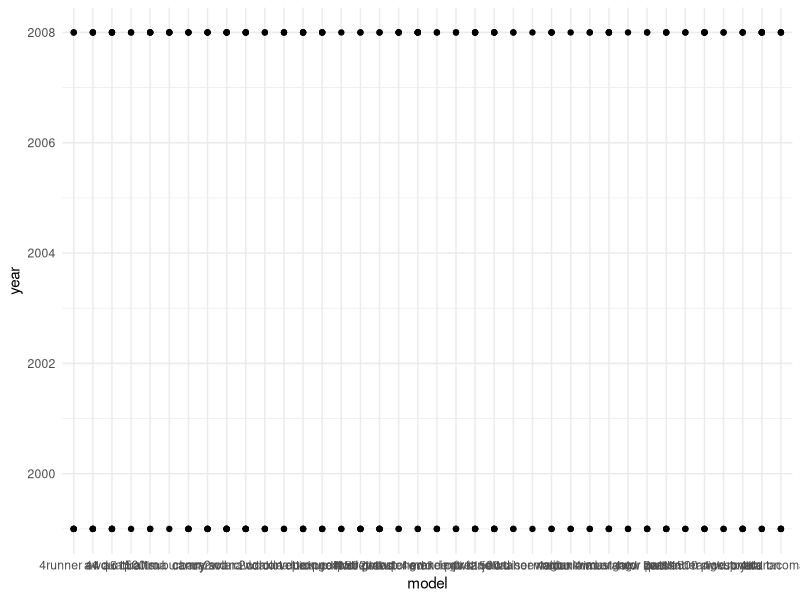
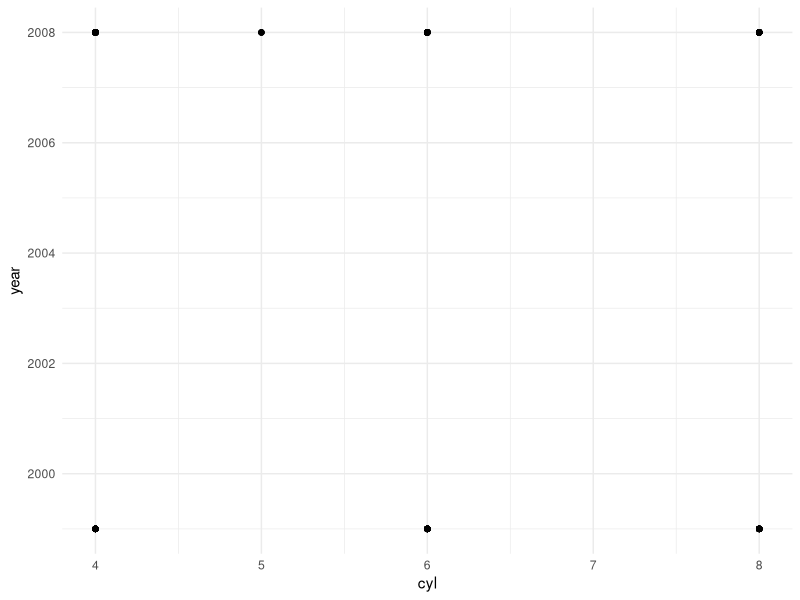

Recreate these plots in R, in order.
library(tidyverse)

mpg
ggplot(mpg, aes(model, year)) +
  geom_point() + 
  theme_minimal()



ggplot(mpg, aes(cyl, year)) +
  geom_point() + 
  theme_minimal()
